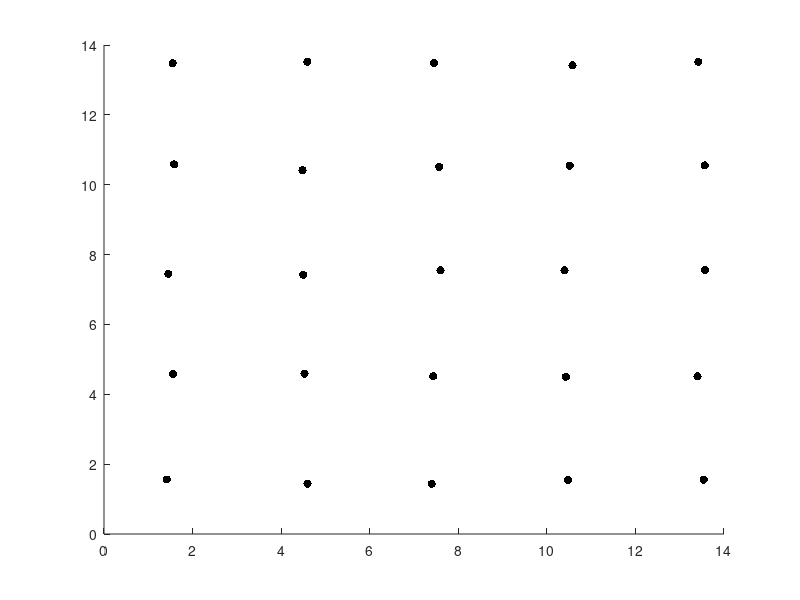

MATLAB code to generate this figure: (Note: this script raises an error after producing the figure.)
%% MD 2D; DT021A FYP; Ali Al-Mazidi
%  Version 4.1
%  23/04/2018

clc; clear; close all;

%% Computational Parameters Setting

N = 25;
d = 3;

T = 0.02;
R = 0.1;
V = 1;

drcut = 4;
nSteps = 500;

plotDelay = 0.05;
plotStep = 5;

%% MD Initialising 

N = round(N^(1/2))^2;
L = ceil(d*N^(1/2));
drcut2 = drcut*drcut;

xprev = zeros(1,N);     yprev = zeros(1,N);  
xcurr = zeros(1,N);     ycurr = zeros(1,N);
xnew = zeros(1,N);      ynew = zeros(1,N);

vx0 = zeros(1,N);       vy0 = zeros(1,N);
vx = zeros(1,N);        vy = zeros(1,N);

g = d/2:d:L-(d/2);
[gx,gy] = meshgrid(g,g);
gx = gx(:);
gy = gy(:);
gx = gx(1:N);
gy = gy(1:N);

for i = 1:N
    xcurr(i) = gx(i) + 2*(rand-0.5)*R;
    ycurr(i) = gy(i) + 2*(rand-0.5)*R;
    vx0(i) = 2*(rand-0.5)*V;
    vy0(i) = 2*(rand-0.5)*V;
    xprev(i) = xcurr(i) - vx0(i)*T;
    yprev(i) = ycurr(i) - vy0(i)*T;
end

figure;
p = scatter(xcurr,ycurr,'k','filled'); hold on;
ax = gca;   
ax.XLim = [0 L];   ax.XLabel.String = 'x';
ax.YLim = [0 L];   ax.YLabel.String = 'y';
ax.GridAlpha = 0.15;    ax.Box = 'on';
ax.Title.String = ({'2D Molecular Dynamics Simulation';'step = 0'});
disp('Press any key to start the simulation');
pause;

%% MD Simulation

for n = 1:nSteps
    
    dx = repmat(xcurr',[1,N])-repmat(xcurr,[N,1]);
    dy = repmat(ycurr',[1,N])-repmat(ycurr,[N,1]);

    dx = dx - L*round(dx/L);
    dy = dy - L*round(dy/L);

    dr2 = dx.^2 + dy.^2;

    [row,col,DR2] = find(triu(dr2,1));
    linearIndex = (col-1)*N+row;
    dx = dx(linearIndex);
    dy = dy(linearIndex);

    invDR2 = zeros(size(DR2));
    cfIndex = (DR2<drcut2);
    invDR2(cfIndex) = 1./DR2(cfIndex);
    f = 48*invDR2.^4.*(invDR2.^3 - 0.5);

    fx = f.*dx;
    fy = f.*dy;

    fx = full(sparse(row,col,fx,N,N));
    fy = full(sparse(row,col,fy,N,N));

    fx = sum(-fx'+fx,2);
    fy = sum(-fy'+fy,2);

    for i = 1:N
        xnew(i) = 2*xcurr(i) - xprev(i) + fx(i)*T^2;
        ynew(i) = 2*ycurr(i) - yprev(i) + fy(i)*T^2;
        
        if xnew(i) < 0
            xnew(i) = xnew(i) + L;
        end
        if xnew(i) > L
            xnew(i) = xnew(i) - L;
        end
        if ynew(i) < 0
            ynew(i) = ynew(i) + L;
        end
        if ynew(i) > L
            ynew(i) = ynew(i) - L;
        end
        
        vx(i) = (xnew(i) - xprev(i))/(2*T);
        vy(i) = (ynew(i) - yprev(i))/(2*T);
    end
    
    for i = 1:N
           xprev(i) = xcurr(i);
           yprev(i) = ycurr(i);
           xcurr(i) = xnew(i);
           ycurr(i) = ynew(i); 
            
    end
    
    if mod(n,plotStep) == 0       
        p.XData = xcurr;
        p.YData = ycurr;
        scatter(xcurr,ycurr,'k.');
        ax.Title.String = ({'2D Molecular Dynamics Simulation';['step = ',num2str(n)]});
        pause(plotDelay);
    end
    
end
 
%video = VideoWriter('Ali.avi','Uncompressed AVI');
%open (video)
%WriteVideo (video,f);
%close (video)
